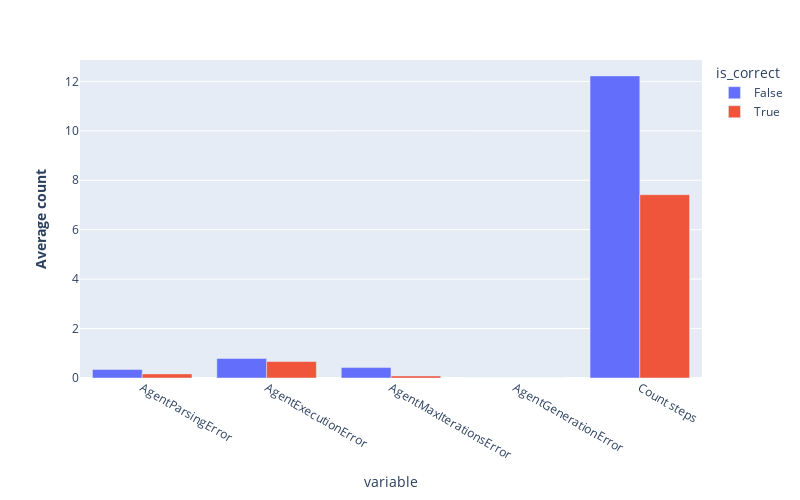

The notebook cell this image was saved under:
### Code cell
import plotly.express as px


aggregate_errors = (
    sel_df.groupby(["is_correct"])[error_types + ["Count steps"]]
    .mean()
    .reset_index()
    .melt(id_vars=["is_correct"])
)

fig = px.bar(
    aggregate_errors,
    y="value",
    x="variable",
    color="is_correct",
    labels={
        "agent_name": "<b>LLM Engine</b>",
        "task": "<b>Level</b>",
        "aggregate_score": "<b>Performance</b>",
        "value": "<b>Average count</b>",
        "eval_score_GPT4": "<b>Score</b>",
    },
)
fig.update_layout(
    height=500,
    width=800,
    barmode="group",
    bargroupgap=0.0,
)
fig.update_traces(textposition="outside")
fig.write_image("figures/aggregate_errors.png", scale=3)
fig.show()

### Figure 1 — Plotly figure (JSON) as saved in the notebook; plotly's stock layout.template omitted (floating-point values rounded to 4 significant figures)
{"data": [{"alignmentgroup": "True", "hovertemplate": "is_correct=False<br>variable=%{x}<br><b>Average count</b>=%{y}<extra></extra>", "legendgroup": "False", "marker": {"color": "#636efa", "pattern": {"shape": ""}}, "name": "False", "offsetgroup": "False", "orientation": "v", "showlegend": true, "textposition": "outside", "type": "bar", "x": ["AgentParsingError", "AgentExecutionError", "AgentMaxIterationsError", "AgentGenerationError", "Count steps"], "xaxis": "x", "y": [0.3421, 0.7895, 0.4211, 0, 12.22], "yaxis": "y"}, {"alignmentgroup": "True", "hovertemplate": "is_correct=True<br>variable=%{x}<br><b>Average count</b>=%{y}<extra></extra>", "legendgroup": "True", "marker": {"color": "#EF553B", "pattern": {"shape": ""}}, "name": "True", "offsetgroup": "True", "orientation": "v", "showlegend": true, "textposition": "outside", "type": "bar", "x": ["AgentParsingError", "AgentExecutionError", "AgentMaxIterationsError", "AgentGenerationError", "Count steps"], "xaxis": "x", "y": [0.1667, 0.6667, 0.08333, 0, 7.417], "yaxis": "y"}], "layout": {"bargroupgap": 0, "barmode": "group", "height": 500, "legend": {"title": {"text": "is_correct"}, "tracegroupgap": 0}, "margin": {"t": 60}, "width": 800, "xaxis": {"anchor": "y", "domain": [0, 1], "title": {"text": "variable"}}, "yaxis": {"anchor": "x", "domain": [0, 1], "title": {"text": "<b>Average count</b>"}}}}
